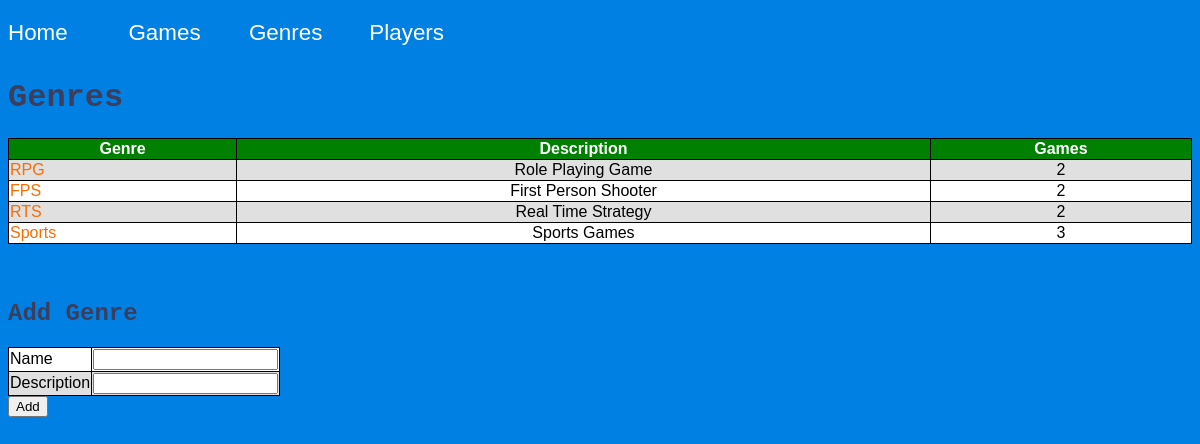
Page /junction_table/genres/ on the committed database.
### junction_table/models.py (models this page shows, shortened)
class GameGenre(models.Model):
    genreName = models.CharField(max_length=100)
    genreDescription = models.CharField(max_length=300)

class Game(models.Model):
    gameName = models.CharField(max_length=100)
    genre = models.ForeignKey(GameGenre)

### junction_table/views.py (the view)
def view_all_genres(request):
    context = {"genres": GameGenre.objects.all()}
    return render(request, 'junction_table/viewGenres.html', context)

### junction_table/templates/junction_table/viewGenres.html (shortened to what this page needs)
<html>
<head>
{% load staticfiles %}
<link rel="stylesheet" type="text/css" href="{% static 'junction_table/style.css' %}" />
</head>
<body>
{% include "junction_table/banner.html" %}
<h1> Genres </h1>
<table>
<tr>
  <th> Genre </th>
  <th> Description </th>
  <th> Games </th>
</tr>
{% for genre in genres %}
<tr>
    <td><a href="/junction_table/genres/{{genre.id}}">{{genre.genreName}}</a></td>
    <td><center>{{genre.genreDescription}}</center></td>
    <td><center>{{genre.game_set.all|length}}<center></td>
</tr>
{% endfor %}
</table>
<br><br>
<h2>Add Genre</h2>
<form action="{% url 'junction_table:create_genre' %}" method="post">
<table style="width:auto">
  <tr><td>Name        </td><td><input type="text" name="genreName" ></td></tr>
  <tr><td>Description </td><td><input type="text" name="genreDescription"></td></tr>
</table>
<input type="submit" value="Add" />
</form>
</body>
</html>

### junction_table/static/junction_table/style.css (style rules this page uses)
a { color: #FFFFFF; }
body { color: #f86c00; background-color: #0080e3; font-family: "Helvetica", serif; }
table { border-collapse: collapse; width: 100%; border: 1px solid green; }
th { background-color: green; color: white; border: 1px solid black; }
table { border: 1px solid black; background-color: white; color: #000000; }
td { border: 1px solid black; }
table a { color: #f86c00; text-decoration: none; }
tr:nth-child(even) { background-color: #E0E0E0; }
tr:nth-child(odd) { background-color: #FFFFFF; }
h1 { color: #3D3D5C; font-family: "Lucida Console", Monaco, monospace; }
h2 { color: #3D3D5C; font-family: "Lucida Console", Monaco, monospace; }

### rows in the picture
GameGenre: genreName "RPG", genreDescription "Role Playing Game", game_set.all|length "2"
GameGenre: genreName "FPS", genreDescription "First Person Shooter", game_set.all|length "2"
GameGenre: genreName "RTS", genreDescription "Real Time Strategy", game_set.all|length "2"
GameGenre: genreName "Sports", genreDescription "Sports Games", game_set.all|length "3"
